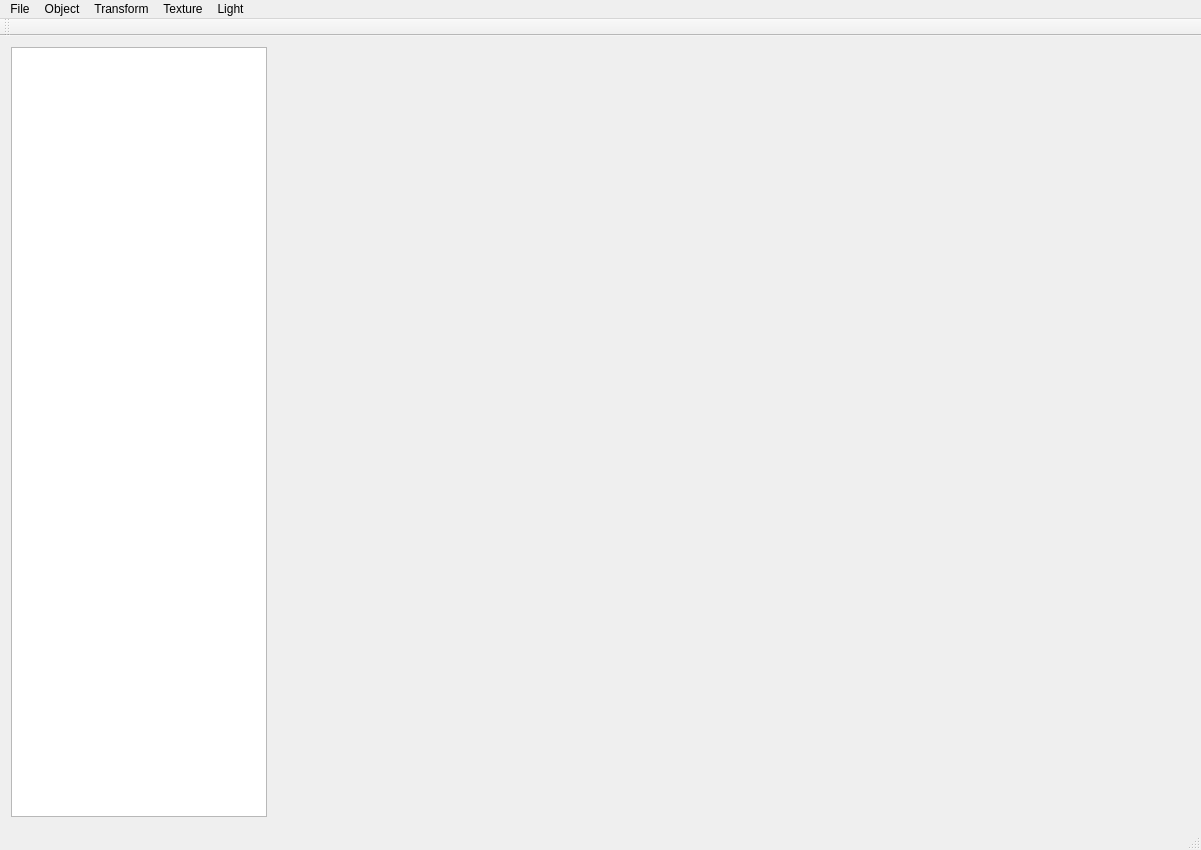
<?xml version="1.0" encoding="UTF-8"?>
<ui version="4.0">
 <class>MainWindow</class>
 <widget class="QMainWindow" name="MainWindow">
  <property name="geometry">
   <rect>
    <x>0</x>
    <y>0</y>
    <width>1201</width>
    <height>850</height>
   </rect>
  </property>
  <property name="cursor">
   <cursorShape>ArrowCursor</cursorShape>
  </property>
  <property name="windowTitle">
   <string>Scene Editor</string>
  </property>
  <widget class="QWidget" name="centralWidget">
   <property name="sizePolicy">
    <sizepolicy hsizetype="Expanding" vsizetype="Expanding">
     <horstretch>0</horstretch>
     <verstretch>0</verstretch>
    </sizepolicy>
   </property>
   <layout class="QHBoxLayout" name="horizontalLayout">
    <item>
     <widget class="QListWidget" name="listWidget_geoObj">
      <property name="sizePolicy">
       <sizepolicy hsizetype="Fixed" vsizetype="Expanding">
        <horstretch>0</horstretch>
        <verstretch>0</verstretch>
       </sizepolicy>
      </property>
      <property name="minimumSize">
       <size>
        <width>250</width>
        <height>0</height>
       </size>
      </property>
     </widget>
    </item>
    <item>
     <widget class="MainGLWidget" name="mainGLWidget" native="true">
      <property name="sizePolicy">
       <sizepolicy hsizetype="Expanding" vsizetype="MinimumExpanding">
        <horstretch>0</horstretch>
        <verstretch>0</verstretch>
       </sizepolicy>
      </property>
      <property name="focusPolicy">
       <enum>Qt::StrongFocus</enum>
      </property>
     </widget>
    </item>
   </layout>
  </widget>
  <widget class="QMenuBar" name="menuBar">
   <property name="geometry">
    <rect>
     <x>0</x>
     <y>0</y>
     <width>1201</width>
     <height>17</height>
    </rect>
   </property>
   <widget class="QMenu" name="menu">
    <property name="title">
     <string>Object</string>
    </property>
    <addaction name="actionNewGeoObj"/>
    <addaction name="actionRemoveGeoObj"/>
   </widget>
   <widget class="QMenu" name="menu_2">
    <property name="title">
     <string>File</string>
    </property>
    <addaction name="actionImport"/>
    <addaction name="actionExport"/>
    <addaction name="actionScreenShot"/>
   </widget>
   <widget class="QMenu" name="menuTransform">
    <property name="title">
     <string>Transform</string>
    </property>
    <addaction name="actionRotate"/>
    <addaction name="actionTranslate"/>
    <addaction name="actionScale"/>
   </widget>
   <widget class="QMenu" name="menuTexture">
    <property name="title">
     <string>Texture</string>
    </property>
    <addaction name="actionAdd"/>
    <addaction name="actionRemoveTexture"/>
   </widget>
   <widget class="QMenu" name="menuLight">
    <property name="title">
     <string>Light</string>
    </property>
    <addaction name="actionposition"/>
    <addaction name="actioncolor"/>
   </widget>
   <addaction name="menu_2"/>
   <addaction name="menu"/>
   <addaction name="menuTransform"/>
   <addaction name="menuTexture"/>
   <addaction name="menuLight"/>
  </widget>
  <widget class="QToolBar" name="mainToolBar">
   <attribute name="toolBarArea">
    <enum>TopToolBarArea</enum>
   </attribute>
   <attribute name="toolBarBreak">
    <bool>false</bool>
   </attribute>
  </widget>
  <widget class="QStatusBar" name="statusBar"/>
  <action name="actionNewGeoObj">
   <property name="text">
    <string>New Basic Geometric Object</string>
   </property>
   <property name="toolTip">
    <string>New Basic Geometric Object</string>
   </property>
   <property name="shortcut">
    <string>Ctrl+N</string>
   </property>
  </action>
  <action name="actionImport">
   <property name="text">
    <string>Import</string>
   </property>
   <property name="toolTip">
    <string>Import</string>
   </property>
   <property name="shortcut">
    <string>Ctrl+O</string>
   </property>
  </action>
  <action name="actionExport">
   <property name="text">
    <string>Export</string>
   </property>
   <property name="toolTip">
    <string>Output</string>
   </property>
   <property name="shortcut">
    <string>Ctrl+S</string>
   </property>
  </action>
  <action name="actionScreenShot">
   <property name="text">
    <string>Save Screenshort</string>
   </property>
   <property name="toolTip">
    <string>Save Screenshort</string>
   </property>
  </action>
  <action name="actionRotate">
   <property name="text">
    <string>Rotate</string>
   </property>
  </action>
  <action name="actionTranslate">
   <property name="text">
    <string>Translate</string>
   </property>
  </action>
  <action name="actionScale">
   <property name="text">
    <string>Scale</string>
   </property>
  </action>
  <action name="actionAdd">
   <property name="text">
    <string>Add</string>
   </property>
  </action>
  <action name="actionDel">
   <property name="text">
    <string>del</string>
   </property>
  </action>
  <action name="actionposition">
   <property name="text">
    <string>Position</string>
   </property>
  </action>
  <action name="actioncolor">
   <property name="text">
    <string>Color</string>
   </property>
  </action>
  <action name="actionRemoveTexture">
   <property name="text">
    <string>Remove</string>
   </property>
  </action>
  <action name="actionRemoveGeoObj">
   <property name="text">
    <string>Remove</string>
   </property>
  </action>
 </widget>
 <layoutdefault spacing="6" margin="11"/>
 <customwidgets>
  <customwidget>
   <class>MainGLWidget</class>
   <extends>QWidget</extends>
   <header>mainglwidget.h</header>
   <container>1</container>
  </customwidget>
 </customwidgets>
 <resources/>
 <connections/>
</ui>
